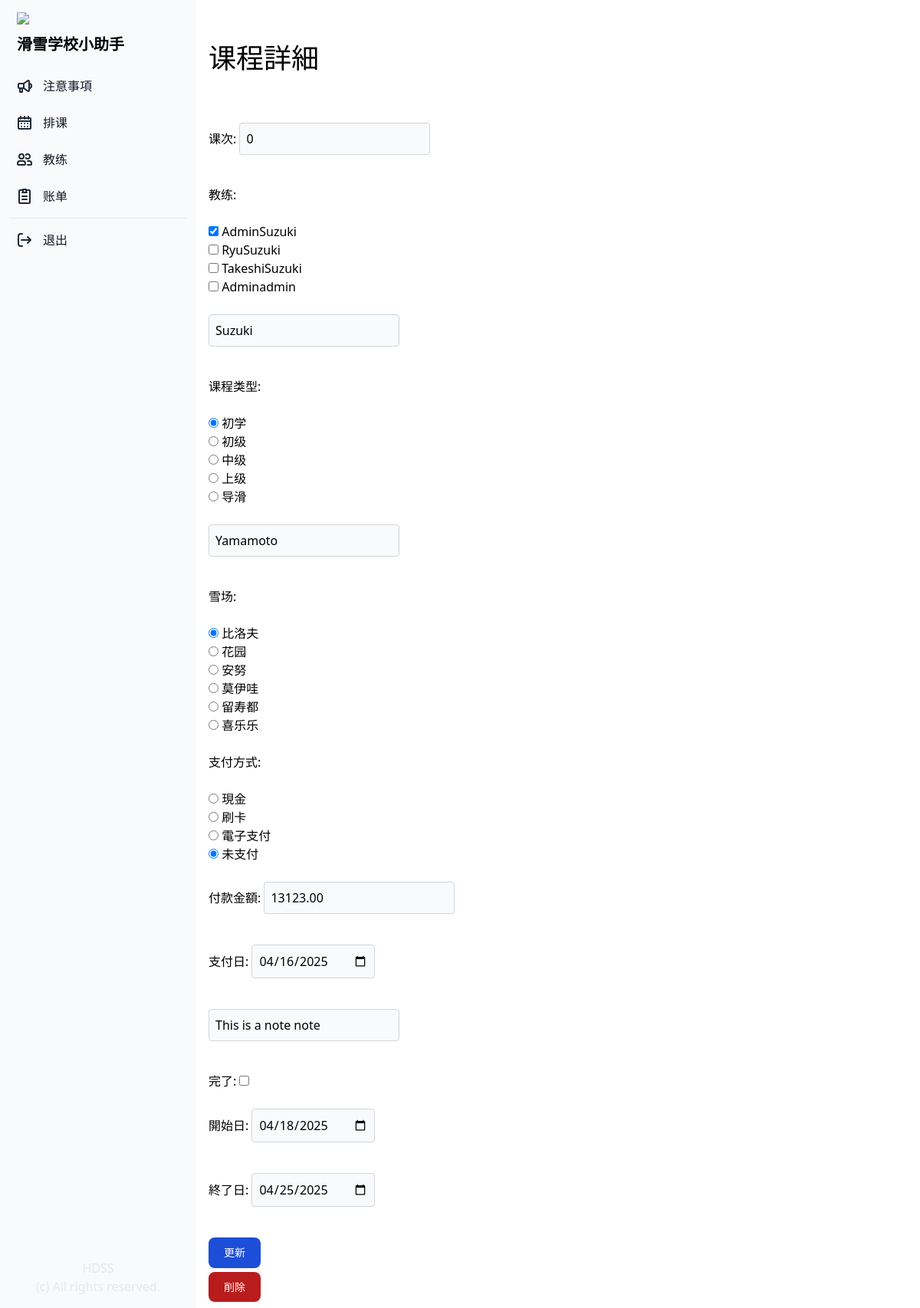
The app's page /lesson_details/1/ (signed in) with its own data.
### manager/models.py (models this page shows, shortened)
class Lesson(models.Model):
    PAYMENT_TYPES = (
        ('現金','現金'),
        ('刷卡', '刷卡'),
        ('電子支付', '電子支付'),
        ('未支付', '未支付'),
        )
    PLACE = (
        ('比洛夫', '比洛夫'),
        ('花园', '花园'),
        ('安努', '安努'),
        ('莫伊哇', '莫伊哇'),
        ('留寿都', '留寿都'),
        ('喜乐乐', '喜乐乐'),
        ('其他', '其他'),
    )
    LESSON_TYPE = (
        ('初学', '初学'),
        ('初级', '初级'),
        ('中级', '中级'),
        ('上级', '上级'),
        ('导滑', '导滑'),
    )
    lesson_number = models.IntegerField("课次", blank=False, null=True, default=0)
    instructors = models.ManyToManyField(Profile, related_name="instructors", blank=False)
    client = models.CharField("客人姓名", max_length=255)
    lesson_type = models.CharField("课程类型", max_length=50, choices=LESSON_TYPE, default='初学')
    address = models.CharField("酒店", max_length=255)
    place = models.CharField("雪场", max_length=50, choices=PLACE, default='比洛夫')
    payment_type = models.CharField("付款方式", max_length=50, choices=PAYMENT_TYPES, default='未支付')
    payment_amount = models.DecimalField("付款金額", max_digits=10, decimal_places=2, blank=True, null=True)
    payment_date = models.DateTimeField("付款日", blank=True, null=True)
    note = models.CharField("備考", max_length=255, blank=True, null=True)
    start_date = models.DateTimeField("開始日")
    end_date = models.DateTimeField("終了日")
    start_time = models.TimeField("開始時間", blank=True, null=True)
    end_time = models.TimeField("終了時間", blank=True, null=True)
    finished = models.BooleanField("終了", default=False)
    date_created = models.DateTimeField("作成日", auto_now_add=True)

### manager/views.py (the view)
# urls.py: path('lesson_details/<int:lesson_id>/', views.lesson_details, name="lesson_details"),
@login_required(login_url='/login_user/')
def lesson_details(request, lesson_id):
    if request.user.is_authenticated:
        lesson = Lesson.objects.get(id=lesson_id)
        form = LessonForm(request.POST or None, instance=lesson)
        if form.is_valid():
            form.save()
            messages.success(request, "课程更新了。")
            return redirect("lesson_list")
        return render(request, "lesson/lesson_details.html", {"form": form , "lesson": lesson })
    else:
        messages.success(request, "请先登录。")
        return redirect("login_user")

### manager/models.py (called while the page is built)
    def __str__(self):
        return f"{self.fullname}"

### manager/templates/lesson/lesson_details.html (shortened to what this page needs)
{% extends "base.html" %}
{% block content %}
<div class="p-4 sm:ml-64">
    <div class="px-auto">
        <h1 class="text-4xl py-10">课程詳細</h1>
    </div>
    <form class="space-y-6 pb-3" action="{% url 'lesson_details' lesson.id %}" method="post">
        {{ form.as_p }}
        <button type="submit"
            class="text-white bg-blue-700 hover:bg-blue-800 focus:ring-4 focus:outline-none focus:ring-blue-300 font-medium rounded-lg text-sm w-full sm:w-auto px-5 py-2.5 text-center dark:bg-blue-600 dark:hover:bg-blue-700 dark:focus:ring-blue-800">更新</button>
    </form>
    <a href="{% url 'delete_lesson' lesson.id %}"
        class="btn text-white bg-red-700 hover:bg-red-800 focus:ring-4 focus:outline-none focus:ring-red-300 font-medium rounded-lg text-sm w-full sm:w-auto px-5 py-2.5 text-center dark:bg-red-600 dark:hover:bg-red-700 dark:focus:ring-red-800">削除
    </a>
</div>
{% endblock %}

### records on screen
Lesson: lesson_number "0", client "Suzuki", lesson_type "☑ 初学 ☐ 初级 ☐ 中级 ☐ 上级 ☐ 导滑", address "Yamamoto", place "☑ 比洛夫 ☐ 花园 ☐ 安努 ☐ 莫伊哇 ☐ 留寿都 ☐ 喜乐乐", payment_type "☐ 現金 ☐ 刷卡 ☐ 電子支付 ☑ 未支付", payment_amount "13123.00", payment_date "04/16/2025", note "This is a note note", start_date "04/18/2025", end_date "04/25/2025"
